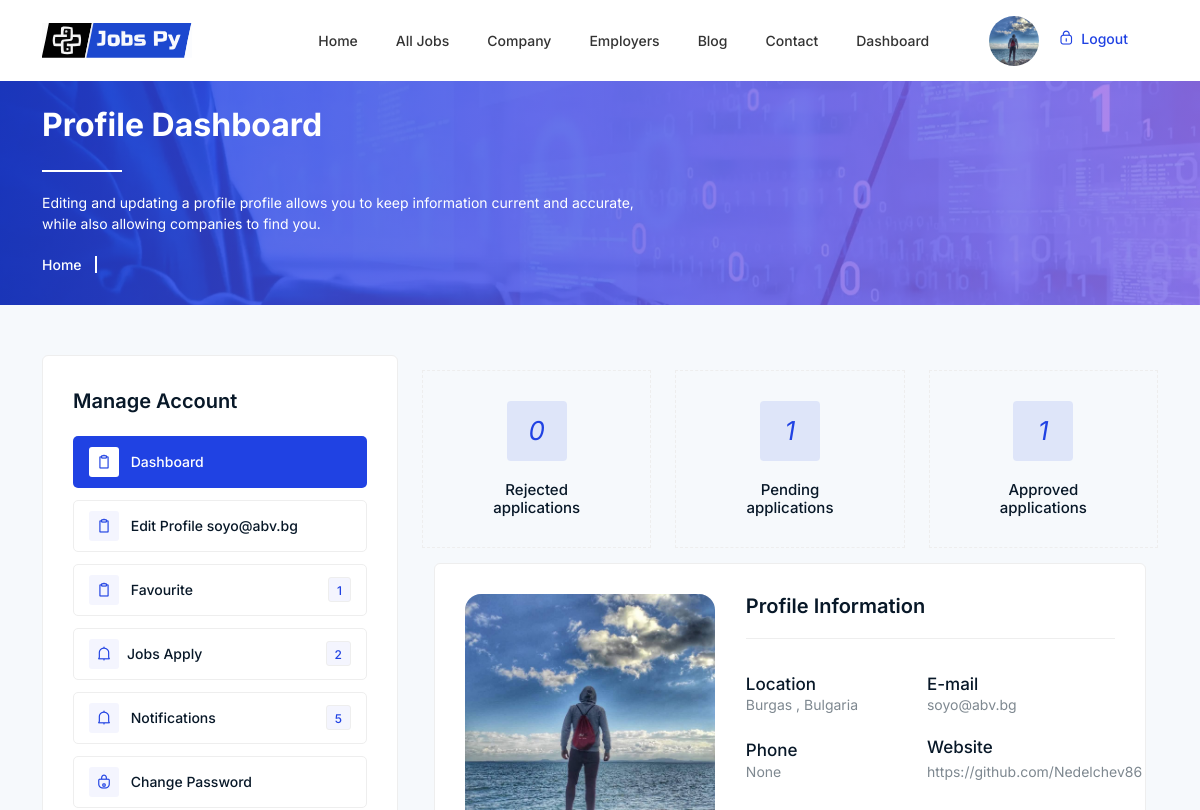
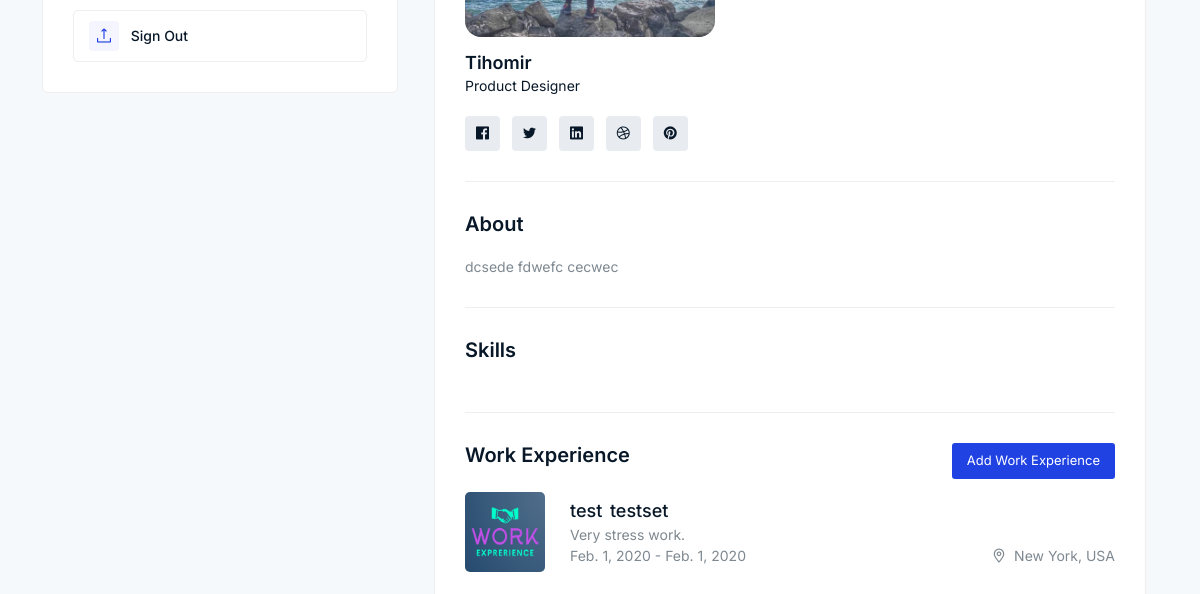
Before: /jobseeker/dashboard/ (signed in, upper part) with the older database file (2 pictures, top to bottom).
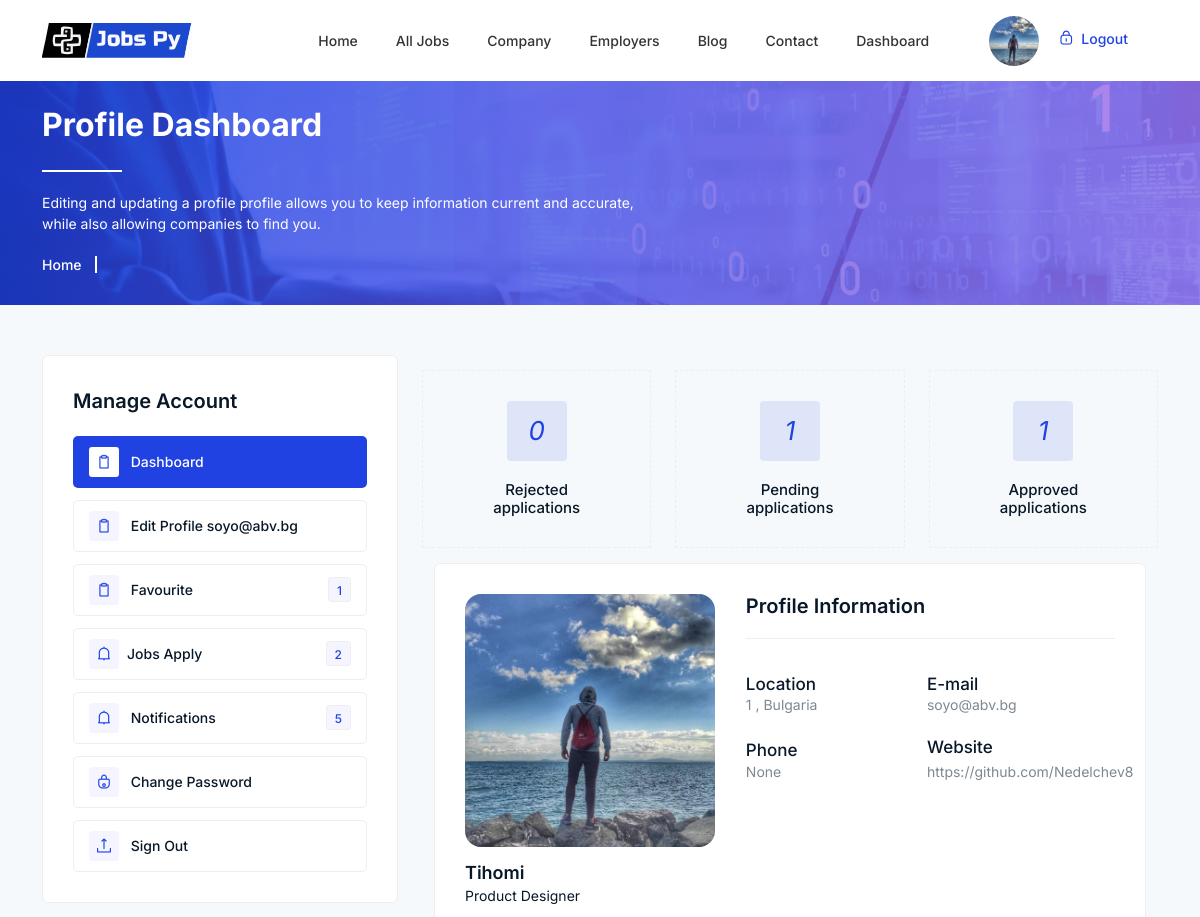
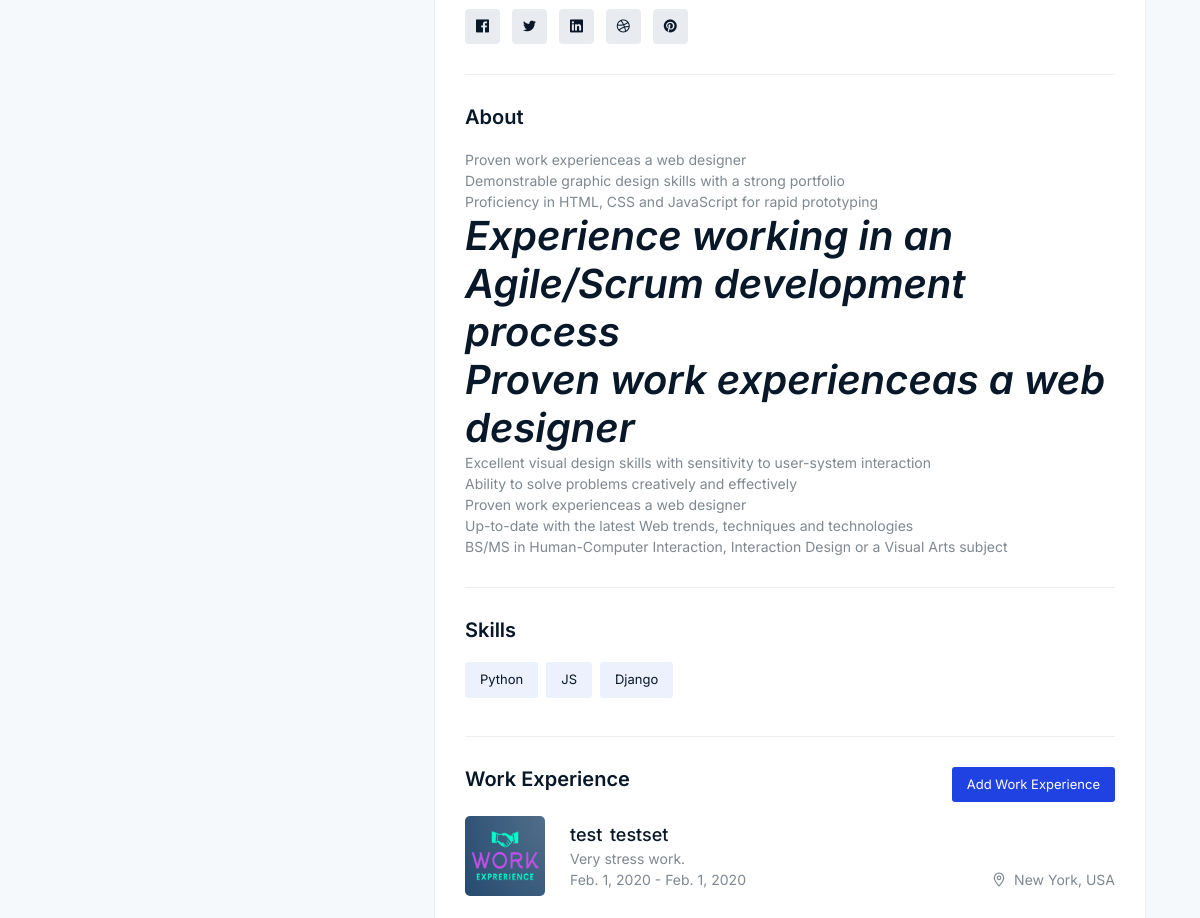
After: the same page with the newer database file (2 pictures, top to bottom).
### jobsPy/accounts/models.py (models this page shows)
class Account(AbstractBaseUser, PermissionsMixin):
    username = None
    ROLE_CHOICES = (
        ('jobseeker', 'Job Seeker'),
        ('company', 'Company'),
    )
    role = models.CharField(max_length=10, choices=ROLE_CHOICES)
    date_joined = models.DateTimeField(auto_now_add=True)
    last_login = models.DateTimeField(auto_now_add=True)
    email = models.EmailField(max_length=100, unique=True, null=False, blank=False)
    USERNAME_FIELD = 'email'
    EMAIL_FIELD = 'email'
    REQUIRED_FIELDS = []
    objects = AccountModel()
    is_staff = models.BooleanField(default=False)

### jobsPy/jobseekers/models.py (models this page shows)
class JobSeeker(models.Model):
    user = models.OneToOneField(UserModel, on_delete=models.CASCADE)
    first_name = models.CharField(max_length=50, blank=False, null=False)
    last_name = models.CharField(max_length=50, blank=False, null=False)
    city = models.CharField(max_length=50, blank=False, null=False)
    nationality = models.CharField(max_length=50, blank=False, null=False)
    occupation = models.CharField(max_length=50, blank=False, null=False)
    seniority = models.ForeignKey(Seniority, on_delete=models.SET_NULL, blank=True, null=True)
    website = models.URLField(max_length=70, blank=True, null=True)
    linkedin = models.URLField(blank=False, null=False, max_length=50)
    github = models.URLField(blank=False, null=False, max_length=50)
    about = RichTextField(blank=False, null=False)
    phone_number = models.CharField(max_length=50, blank=True, null=True)
    profile_picture = models.ImageField(
        blank=True, null=True, upload_to='images/profile')
    gender = models.CharField(blank=False, null=False,
                              choices=GENDER_TYPE, max_length=1)
    marital_status = models.CharField(blank=False, null=False, max_length=20, choices=MARITAL_STATUS)
    skills = models.ManyToManyField(Skills, related_name="skills")
    @property
    def get_user_all_applicant(self):
        return Applicant.objects.filter(user=self.user).count()

class Experience(models.Model):
    job_seeker = models.ForeignKey(JobSeeker, on_delete=models.CASCADE, related_name='experience')
    image = models.URLField(max_length=200, blank=True, null=True)
    company = models.CharField(max_length=100)
    description = models.CharField(max_length=500)
    start_date = models.DateField(null=True, blank=True)
    end_date = models.DateField(null=True, blank=True)

### jobsPy/jobs/models.py (models this page shows)
class FavoriteJob(models.Model):
    user = models.ForeignKey(UserModel, on_delete=models.CASCADE)
    job = models.ForeignKey(Job, on_delete=models.CASCADE)
    created_at = models.DateTimeField(auto_now_add=True)
    class Meta:
        unique_together = ('user', 'job')  # Ensure a job can be favorited only once per user

class Skills(models.Model):
    name = models.CharField(blank=True, null=True, max_length=20)
    def __str__(self):
        return self.name

### jobsPy/jobseekers/views.py (the view)
# urls.py: path("dashboard/", JobSeekerDashboard.as_view(), name="job seeker dashboard"),
class JobSeekerDashboard(LoginRequiredMixin, JobSeekerRequiredMixin, TemplateView):
    template_name = "job_seekers/jobseeker_dashboard.html"
    def get_context_data(self, **kwargs):
        all_favourite = FavoriteJob.objects.filter(user_id=self.request.user.pk).count()
        all_jobs_apply = Applicant.objects.filter(user_id=self.request.user.pk).count()
        all_jobs_pending = Applicant.objects.filter(user_id=self.request.user.pk).filter(status= 1).count()
        all_jobs_accepted = Applicant.objects.filter(user_id=self.request.user.pk).filter(status= 2).count()
        all_jobs_rejected = Applicant.objects.filter(user_id=self.request.user.pk).filter(status= 3).count()
        context = super().get_context_data(**kwargs)
        context['all_favourite'] = all_favourite
        context['all_jobs_apply'] = all_jobs_apply
        context['all_jobs_pending'] = all_jobs_pending
        context['all_jobs_rejected'] = all_jobs_rejected
        context['all_jobs_accepted'] = all_jobs_accepted
        return context

### jobsPy/core/accounts_mixins.py (called while the page is built)
    def dispatch(self, request, *args, **kwargs):
        if request.user.is_authenticated and request.user.role == "jobseeker":
            return super().dispatch(request, *args, **kwargs)
        else:
            return render(request, '403.html', status=403)

### templates/job_seekers/jobseeker_dashboard.html (shortened to what the changed rows need)
{% extends 'base.html' %}
{% load static %}
{% block main_content %}
    <div class="breadcrumbs overlay">
        <div class="container">
            <div class="row">
                <div class="col-12">
                    <div class="breadcrumbs-content">
                        <h1 class="page-title">Profile Dashboard</h1>
                    </div>
                </div>
            </div>
        </div>
    </div>
    <div class="bookmarked section">
        <div class="container">
            <div class="alerts-inner">
                <div class="row">
                    {% include 'job_seekers/job_seeker_menu.html' %}
                    <div class="col-lg-8 col-12">
            <div class="cat-head job-category">
                <div class="resume ">
        <div class="container">
            <div class="resume-inner">
                <div class="row">
                    <div class="col-lg-12 col-12">
                        <div class="inner-content">
                            <div class="personal-top-content">
                                <div class="row">
                                    <div class="col-lg-5 col-md-5 col-12">
                                        <div class="name-head">
                                            {% if user.jobseeker.profile_picture %}
                                            <a class="mb-2" href="#"><img class="circle-54"
                                                    src="{{ user.jobseeker.profile_picture.url}}" alt=""></a>
                                            {% endif %}
                                            <h4><a class="name" href="#">{{ user.jobseeker.first_name}}</a></h4>
                                        </div>
                                    </div>
                                    <div class="col-lg-7 col-md-7 col-12">
                                        <div class="content-right">
                                            <div class="single-list">
                                                <h5 class="title">Location</h5>
                                                <p>{{ request.user.jobseeker.occupation }} , {{ request.user.jobseeker.nationality }}</p>
                                            </div>
                                            <div class="single-list">
                                                <h5 class="title">E-mail</h5>
                                                <p> {{request.user}} </p>
                                            </div>
                                            <div class="single-list">
                                                <h5 class="title">Phone</h5>
                                                <p>{{request.user.jobseeker.phone_number}}</p>
                                            </div>
                                            <div class="single-list">
                                                <p><a href="#">{{ request.user.jobseeker.website }}</a></p>
                                            </div>
                                        </div>
                                    </div>
                                </div>
                            </div>
                            <div class="single-section">
                                <h4>About</h4>
                                <p class="font-size-4 mb-8">
                                    {{ request.user.jobseeker.about|safe }}
                                </p>
                            </div>
                            <div class="single-section skill">
                                <ul class="list-unstyled d-flex align-items-center flex-wrap">
                                    {%  for skill in request.user.jobseeker.skills.all %}
                                      <li>
                                        <a href="#">{{ skill}}</a>
                                    </li>
                                    {% endfor %}
                                </ul>
                            </div>
                            <div class="single-section exprerience">
                                {% for experience in user.jobseeker.experience.all %}
                                <div class="single-exp mb-30">
                                    <div class="d-flex align-items-center pr-11 mb-9 flex-wrap flex-sm-nowrap">
                                        <div class="image">
                                            {% if experience.image %}
                                                <img src="{{ experience.image}}" alt="#" width="80" height="80">
                                            {% else %}
                                            <img  width="80" height="80" src="{% static '/images/resume/work.jpg' %}" alt="#">
                                            {% endif %}
                                        </div>
                                        <div class="w-100 mt-n2">
                                            <h3 class="mb-0">
                                                     <a href="#">test </a>
                                                <a href="#"> {{ experience.company }} </a>
                                            </h3>
                                            <a href="#">{{ experience.description }}</a>
                                            <div class="d-flex align-items-center justify-content-md-between flex-wrap">
                                                <a href="#">{{ experience.start_date}} - {{ experience.end_date}}</a>
                                                <a href="#" class="font-size-3 text-gray">
                                                    <span class="mr-2" style="margin-top: -2px"><i
                                                            class="lni lni-map-marker"></i></span>New York, USA</a>
                                            </div>
                                        </div>
                                    </div>
                                </div>
                                {% endfor %}
                            </div>
                        </div>
                    </div>
                </div>
            </div>
        </div>
    </div>
                    </div>
                </div>
            </div>
        </div>
    </div>
</div>
    {%  endblock %}

### templates/base.html (shortened to what the changed rows need)
{% load static %}
<!DOCTYPE html>
<html class="no-js" lang="zxx">
<head>
    <link rel="stylesheet" href="{% static '/css/bootstrap.min.css' %}" />
    <link rel="stylesheet" href="{% static '/css/LineIcons.2.0.css' %}" />
    <link rel="stylesheet" href="{% static '/css/animate.css' %}" />
    <link rel="stylesheet" href="{% static '/css/tiny-slider.css' %}" />
    <link rel="stylesheet" href="{% static '/css/glightbox.min.css' %}" />
    <link rel="stylesheet" href="{% static '/css/main.css' %}" />
    <link rel="stylesheet" href="{% static '/css/flaticon.css' %}" />
</head>
<body>
    <header class="header style4">
        <div class="navbar-area">
            <div class="container">
                <div class="row align-items-center">
                    <div class="col-lg-12">
                        <nav class="navbar navbar-expand-lg">
                            <div class="button">
                                {% if user.is_authenticated %}
                                {% if user.company.image %}
                                    <a href="{% url 'login_redirect_dashboard' %} "><img class="user-profile-small" src="{{ user.company.image.url }}" alt="Logo"></a>
                                {% elif user.jobseeker.profile_picture %}
                                    <a href="{% url 'login_redirect_dashboard' %} "><img class="user-profile-small" src="{{ user.jobseeker.profile_picture.url }}" alt="Logo"></a>
                                {% endif %}
                                {% else %}
                                <a href="{% url 'login' %}"   class="login"><i
                                        class="lni lni-lock-alt"></i> Login</a>
                                <a href="{% url 'registration' %}"  class="btn">Sign Up</a>
                                {% endif %}
                            </div>
                        </nav>
                    </div>
                </div>
            </div>
        </div>
    </header>
{% block main_content %}
{% endblock %}
</body>
</html>

### templates/job_seekers/job_seeker_menu.html (shortened to what this page needs)
                    <div class="col-lg-4 col-12">
                        <div class="dashbord-sidebar">
                            <ul>
                                <li class="heading">Manage Account</li>
                                <li><a class="{% if request.resolver_match.url_name == 'job seeker dashboard' %}active{% endif %}"  href="{% url 'job seeker dashboard' %}"><i class="lni lni-clipboard"></i> Dashboard</a></li>
                                <li><a class="{% if request.resolver_match.url_name == 'edit-profile' %}active{% endif %}"  href="{% url 'edit-profile' user.jobseeker.pk %}"><i class="lni lni-clipboard"></i> Edit Profile {{ user }}</a></li>
                                <li><a class=""  href="{% url 'favourite_jobs' %}"><i class="lni lni-clipboard"></i> Favourite <span class="notifi">{{ user.favoritejob_set.all|length}}</span></a></li>
                                <li><a class="" href="{% url 'jobs-apply' %}"><i class="lni lni-alarm"></i>Jobs Apply <span class="notifi">{{ user.jobseeker.get_user_all_applicant}}</span></a></li>
                                <li><a  href="notifications.html"><i class="lni lni-alarm"></i> Notifications <span
                                            class="notifi">5</span></a></li>
                                <li><a href="{% url 'change-password' %}"><i class="lni lni-lock"></i> Change Password</a></li>
                                <li><a href="{% url 'sing-out' %}"><i class="lni lni-upload"></i> Sign Out</a></li>
                            </ul>
                        </div>
                    </div>

Changed rows visible on the page:
changed Account "soyo@abv.bg": jobseeker.first_name "Tihomir" → "Tihomi"; user.jobseeker.occupation "Burgas" → "1"; user.jobseeker.website "https://github.com/Nedelchev86" → "https://github.com/Nedelchev8"; user.jobseeker.about "dcsede fdwefc cecwec" → "Proven work experienceas a web designer Demonstrable graphic design skills with a strong portfolio Proficiency in HTML, CSS and JavaScript for rapid prototyping Experience working in an Agile/Scrum development process Proven work experienceas a web designer Excellent visual design skills with sensitivity to user-system interaction Ability to solve problems creatively and effectively Proven work experienceas a web designer Up-to-date with the latest Web trends, techniques and technologies BS/MS in Human-Computer Interaction, Interaction Design or a Visual Arts subject"
now on this page (row unchanged): Skills: name "Python"
now on this page (row unchanged): Skills: name "JS"
now on this page (row unchanged): Skills: name "Django"
